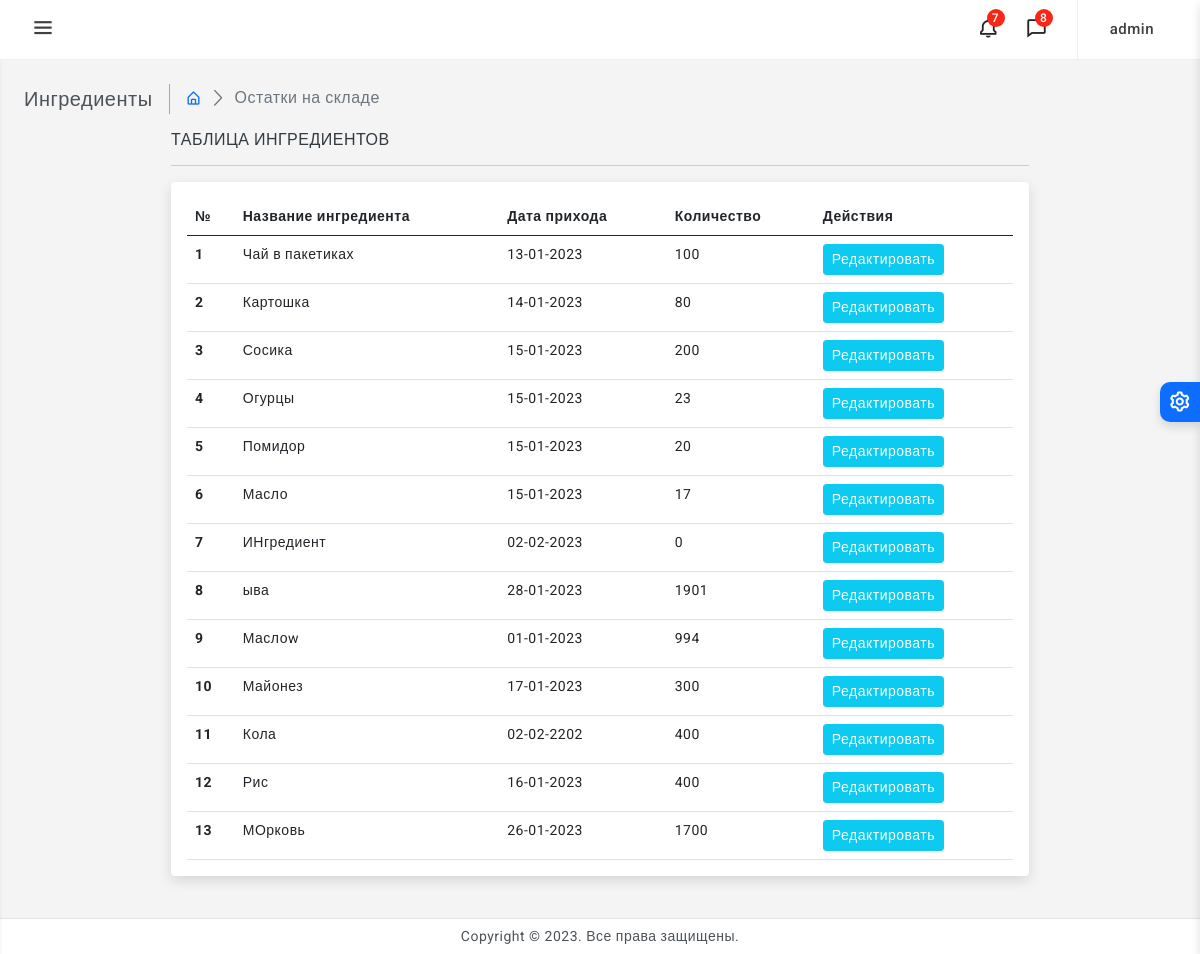
Screenshot of /index.php (signed in) with the database file from the repository.
### tables this page shows
CREATE TABLE `ingredients` (
  `id` int(11) NOT NULL,
  `ingname` varchar(350) NOT NULL,
  `qty` varchar(100) NOT NULL,
  `incomingdate` date NOT NULL
);

### cndata/PDO.class.php (called while the page is built, shortened)
<?php
class DB
{
	private $Host;
	private $DBPort;
	private $DBName;
	private $DBUser;
	private $DBPassword;
	private $pdo;
	private $sQuery;
	public function __construct($Host, $DBPort, $DBName, $DBUser, $DBPassword)
	{
		$this->Host       = $Host;
		$this->DBPort     = $DBPort;
		$this->DBName     = $DBName;
		$this->DBUser     = $DBUser;
		$this->DBPassword = $DBPassword;
	}
	private function Connect()
	{
		try {
			$dsn = 'mysql:';
			$dsn .= 'host=' . $this->Host . ';';
			$dsn .= 'port=' . $this->DBPort . ';';
			if (!empty($this->DBName)) {
				$dsn .= 'dbname=' . $this->DBName . ';';
			}
			$dsn .= 'charset=utf8;';
			$this->pdo = new PDO($dsn,
				$this->DBUser,
				$this->DBPassword,
				array(
					PDO::MYSQL_ATTR_INIT_COMMAND => "SET NAMES utf8",
					PDO::ATTR_EMULATE_PREPARES => false,
					PDO::ATTR_ERRMODE => PDO::ERRMODE_EXCEPTION,
					PDO::MYSQL_ATTR_USE_BUFFERED_QUERY => true,
                    PDO::MYSQL_ATTR_FOUND_ROWS => true
				)
			);
			$this->connectionStatus = true;
		}
		catch (PDOException $e) {
			$this->ExceptionLog($e, '', 'Connect');
		}
	}
	private function Init($query, $parameters = null, $driverOptions = array())
	{
		try {
			$this->parameters = $parameters;
			$this->sQuery     = $this->pdo->prepare($this->BuildParams($query, $this->parameters), $driverOptions);
			if (!isset($driverOptions[PDO::ATTR_CURSOR])) {
                $this->sQuery->execute();
            }
		}
		catch (PDOException $e) {
			$this->ExceptionLog($e, $this->BuildParams($query), 'Init', array('query' => $query, 'parameters' => $parameters));
		}
	}
	private function BuildParams($query, $params = null)
	{
		return $query;
	}
	public function query($query, $params = null, $fetchMode = PDO::FETCH_ASSOC)
	{
		$query        = trim($query);
		$rawStatement = preg_split("/( |\r|\n)/", $query);
		$this->Init($query, $params);
		$statement = strtolower($rawStatement[0]);
		if ($statement === 'select' || $statement === 'show' || $statement === 'call' || $statement === 'describe') {
			return $this->sQuery->fetchAll($fetchMode);
		} elseif ($statement === 'insert' || $statement === 'update' || $statement === 'delete') {
			return $this->sQuery->rowCount();
		} else {
			return NULL;
		}
	}
}

### cndata/cnct.php (called while the page is built, shortened)
<?php
require("PDO.class.php");
$DB = new Db(DBHost, DBPort, DBName, DBUser, DBPassword);
?>

### main_classes.php (called while the page is built, shortened)
<?php
function nodateformat ($var=""){
	$var = strtotime($var) ;
	$var = date('d-m-Y', $var);
	return $var ;
}
?>

### index.php (the view, shortened to what this page needs)
<?php     header("Content-Type: text/html; charset=utf-8");
require ('development_mode_control.php') ;
?>
<!doctype html>
<html>
<head>
    <link href="assets/plugins/simplebar/css/simplebar.css" rel="stylesheet" />
    <link href="assets/plugins/perfect-scrollbar/css/perfect-scrollbar.css" rel="stylesheet" />
    <link href="assets/plugins/metismenu/css/metisMenu.min.css" rel="stylesheet" />
    <link href="assets/css/pace.min.css" rel="stylesheet" />
    <link href="assets/css/bootstrap.min.css" rel="stylesheet">
    <link href="assets/css/app.css" rel="stylesheet">
    <link href="assets/css/icons.css" rel="stylesheet">
    <link rel="stylesheet" href="assets/css/dark-theme.css" />
    <link rel="stylesheet" href="assets/css/semi-dark.css" />
    <link rel="stylesheet" href="assets/css/header-colors.css" />
</head>
<body>
<div class="wrapper">
    <header>
        <div class="topbar d-flex align-items-center">
<?php include "topmenu.php"; ?>
        </div>
    </header>
    <div class="page-wrapper">
        <div class="page-content">
            <div class="page-breadcrumb d-none d-sm-flex align-items-center mb-3">
                <div class="breadcrumb-title pe-3">Ингредиенты</div>
                <div class="ps-3">
                    <nav aria-label="breadcrumb">
                        <ol class="breadcrumb mb-0 p-0">
                            <li class="breadcrumb-item"><a href="javascript:;"><i class="bx bx-home-alt"></i></a>
                            </li>
                            <li class="breadcrumb-item active" aria-current="page">Остатки на складе</li>
                        </ol>
                    </nav>
                </div>
            </div>
            <div class="row">
                <div class="col-xl-9 mx-auto">
                    <h6 class="mb-0 text-uppercase">Таблица ингредиентов</h6>
                    <hr/>
                    <div class="card">
                        <div class="card-body">
                            <table class="table mb-0 table-hover">
                                <thead>
                                <tr>
                                    <th scope="col">№</th>
                                    <th scope="col">Название ингредиента</th>
                                    <th scope="col">Дата прихода</th>
                                    <th scope="col">Количество</th>
                                    <th scope="col">Действия</th>
                                </tr>
                                </thead>
                                <tbody>
                                <?php
                                $result = $DB->query("SELECT * FROM ingredients");
                                $i=0 ;
                                foreach ($result as $row) :
                                $i++
                                ?>
                                <tr>
                                    <th scope="row"><?php echo $i ;  ?></th>
                                    <td><?php echo $row["ingname"]; ?></td>
                                    <td><?php echo nodateformat($row["incomingdate"]); ?></td>
                                    <td><?php echo $row["qty"]; ?> </td>
                                    <td>
                                        <a href="update_ingredient.php?id=<?php echo $row["id"] ?>">
                                            <button class="btn btn-sm btn-info text-white">Редактировать</button>
                                        </a>
                                    </td>
                                </tr>
                                <?php endforeach; ?>
                                </tbody>
                            </table>
                        </div>
                    </div>
                    </div>
            </div>
        </div>
    </div>
<?php include "footer.php" ; ?>
</div>
<div class="switcher-wrapper">
    <div class="switcher-btn"> <i class='bx bx-cog bx-spin'></i>
    </div>
</div>
</body>
</html>

### assets/css/app.css (style rules this page uses)
body { font-size: 14px; color: #4c5258; letter-spacing: 0.5px; background-color: #f4f4f4; font-family: 'Roboto', sans-serif; }
a { text-decoration: none; }
.wrapper { width: 100%; position: relative; }
.topbar { position: fixed; top: 0; left: 0; right: 0; height: 60px; background: #ffffff; border-bottom: 1px solid #f0f0f0; z-index: 10; }
.page-wrapper { height: 100%; margin-top: 120px; margin-bottom: 30px; margin-left: 0px; }
.page-content { padding: 1.5rem; }
.breadcrumb-title { font-size: 20px; border-right: 1.5px solid #aaa4a4; }
.page-breadcrumb .breadcrumb li.breadcrumb-item { font-size: 16px; }
.page-breadcrumb .breadcrumb-item+.breadcrumb-item::before { display: inline-block; padding-right: .5rem; color: #6c757d; font-family: 'LineIcons'; content: "\ea5c"; }
.switcher-wrapper { width: 280px; height: 100%; position: fixed; right: -280px; top: 0; bottom: 0; z-index: 16; background: #fff; border-left: 0px solid #d2d2d2; box-shadow: 0 0.3rem 0.6rem rgba(0, 0, 0, .13); transition: all .2s ease-out; }
.switcher-btn { width: 40px; height: 40px; line-height: 40px; font-size: 24px; background: #0d6efd; box-shadow: 0 0.3rem 0.6rem rgba(0, 0, 0, .13); color: #fff; text-align: center; border-top-left-radius: 10px; border-bottom-left-radius: 10px; position: absolute; top: 40%; right: 100%; cursor: pointer; }
@media screen and (max-width: 1280px) { .page-wrapper { margin-top: 60px; } }

### rows the page displays
ingredients: ingname "Чай в пакетиках", incomingdate "13-01-2023", qty "100"
ingredients: ingname "Картошка", incomingdate "14-01-2023", qty "80"
ingredients: ingname "Сосика", incomingdate "15-01-2023", qty "200"
ingredients: ingname "Огурцы", incomingdate "15-01-2023", qty "23"
ingredients: ingname "Помидор", incomingdate "15-01-2023", qty "20"
ingredients: ingname "Масло", incomingdate "15-01-2023", qty "17"
ingredients: ingname "ИНгредиент", incomingdate "02-02-2023", qty "0"
ingredients: ingname "ыва", incomingdate "28-01-2023", qty "1901"
ingredients: ingname "Маслоw", incomingdate "01-01-2023", qty "994"
ingredients: ingname "Майонез", incomingdate "17-01-2023", qty "300"
ingredients: ingname "Кола", incomingdate "02-02-2202", qty "400"
ingredients: ingname "Рис", incomingdate "16-01-2023", qty "400"
ingredients: ingname "МОрковь", incomingdate "26-01-2023", qty "1700"

### other values shown
$_SESSION["session_username"] "admin"
